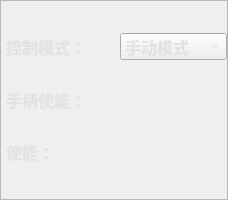
  <widget class="QFrame" name="frame">
   <property name="geometry">
    <rect>
     <x>1</x>
     <y>1</y>
     <width>228</width>
     <height>200</height>
    </rect>
   </property>
   <property name="frameShape">
    <enum>QFrame::StyledPanel</enum>
   </property>
   <property name="frameShadow">
    <enum>QFrame::Raised</enum>
   </property>
   <layout class="QGridLayout" name="gridLayout" rowstretch="2,1,1">
    <property name="leftMargin">
     <number>5</number>
    </property>
    <property name="topMargin">
     <number>10</number>
    </property>
    <property name="rightMargin">
     <number>0</number>
    </property>
    <property name="bottomMargin">
     <number>10</number>
    </property>
    <item row="0" column="0">
     <widget class="QLabel" name="statue_13">
      <property name="font">
       <font>
        <pointsize>12</pointsize>
        <bold>true</bold>
       </font>
      </property>
      <property name="styleSheet">
       <string notr="true">color:rgb(226,226,226)</string>
      </property>
      <property name="text">
       <string>控制模式：</string>
      </property>
     </widget>
    </item>
    <item row="0" column="1">
     <widget class="QComboBox" name="Control_mode">
      <property name="sizePolicy">
       <sizepolicy hsizetype="Preferred" vsizetype="Fixed">
        <horstretch>0</horstretch>
        <verstretch>0</verstretch>
       </sizepolicy>
      </property>
      <property name="font">
       <font>
        <pointsize>12</pointsize>
        <bold>true</bold>
       </font>
      </property>
      <property name="styleSheet">
       <string notr="true">color:rgb(226,226,226)</string>
      </property>
      <property name="sizeAdjustPolicy">
       <enum>QComboBox::AdjustToContentsOnFirstShow</enum>
      </property>
      <property name="placeholderText">
       <string notr="true"/>
      </property>
      <property name="frame">
       <bool>true</bool>
      </property>
      <item>
       <property name="text">
        <string>手动模式</string>
       </property>
      </item>
      <item>
       <property name="text">
        <string>自动稳定</string>
       </property>
      </item>
      <item>
       <property name="text">
        <string>定深模式</string>
       </property>
      </item>
     </widget>
    </item>
    <item row="1" column="0">
     <widget class="QLabel" name="statue_3">
      <property name="font">
       <font>
        <pointsize>12</pointsize>
        <bold>true</bold>
       </font>
      </property>
      <property name="styleSheet">
       <string notr="true">color:rgb(226,226,226)</string>
      </property>
      <property name="text">
       <string>手柄使能：</string>
      </property>
     </widget>
    </item>
    <item row="1" column="1">
     <widget class="SwitchButton" name="switchButton">
      <property name="sizePolicy">
       <sizepolicy hsizetype="Preferred" vsizetype="Fixed">
        <horstretch>0</horstretch>
        <verstretch>0</verstretch>
       </sizepolicy>
      </property>
     </widget>
    </item>
    <item row="2" column="0">
     <widget class="QLabel" name="statue_4">
      <property name="font">
       <font>
        <pointsize>12</pointsize>
        <bold>true</bold>
       </font>
      </property>
      <property name="styleSheet">
       <string notr="true">color:rgb(226,226,226)</string>
      </property>
      <property name="text">
       <string>使能：</string>
      </property>
     </widget>
    </item>
    <item row="2" column="1">
     <widget class="SwitchButton" name="switchButton_2">
      <property name="sizePolicy">
       <sizepolicy hsizetype="Preferred" vsizetype="Fixed">
        <horstretch>0</horstretch>
        <verstretch>0</verstretch>
       </sizepolicy>
      </property>
     </widget>
    </item>
   </layout>
  </widget>
